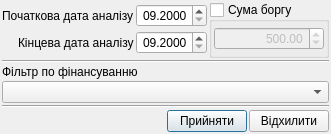
<?xml version="1.0" encoding="UTF-8"?>
<ui version="4.0">
 <class>tke_Dialog_filtr_borjnykiv_organiz</class>
 <widget class="QDialog" name="tke_Dialog_filtr_borjnykiv_organiz">
  <property name="geometry">
   <rect>
    <x>0</x>
    <y>0</y>
    <width>328</width>
    <height>134</height>
   </rect>
  </property>
  <property name="windowTitle">
   <string>Фільтр організацій боржників</string>
  </property>
  <layout class="QVBoxLayout">
   <property name="spacing">
    <number>2</number>
   </property>
   <property name="margin">
    <number>2</number>
   </property>
   <item>
    <layout class="QHBoxLayout">
     <property name="spacing">
      <number>2</number>
     </property>
     <item>
      <layout class="QGridLayout">
       <property name="spacing">
        <number>2</number>
       </property>
       <item row="0" column="0">
        <layout class="QHBoxLayout">
         <property name="spacing">
          <number>0</number>
         </property>
         <item>
          <spacer>
           <property name="orientation">
            <enum>Qt::Horizontal</enum>
           </property>
           <property name="sizeHint" stdset="0">
            <size>
             <width>40</width>
             <height>20</height>
            </size>
           </property>
          </spacer>
         </item>
         <item>
          <widget class="QLabel" name="label">
           <property name="text">
            <string>Початкова дата аналізу</string>
           </property>
          </widget>
         </item>
        </layout>
       </item>
       <item row="0" column="1">
        <widget class="QDateEdit" name="dateEditPochDate">
         <property name="alignment">
          <set>Qt::AlignRight|Qt::AlignTrailing|Qt::AlignVCenter</set>
         </property>
         <property name="maximumDate">
          <date>
           <year>2100</year>
           <month>12</month>
           <day>31</day>
          </date>
         </property>
         <property name="minimumDate">
          <date>
           <year>2000</year>
           <month>9</month>
           <day>14</day>
          </date>
         </property>
         <property name="displayFormat">
          <string>MM.yyyy</string>
         </property>
        </widget>
       </item>
       <item row="1" column="0">
        <layout class="QHBoxLayout">
         <property name="spacing">
          <number>0</number>
         </property>
         <item>
          <spacer>
           <property name="orientation">
            <enum>Qt::Horizontal</enum>
           </property>
           <property name="sizeHint" stdset="0">
            <size>
             <width>40</width>
             <height>20</height>
            </size>
           </property>
          </spacer>
         </item>
         <item>
          <widget class="QLabel" name="label_2">
           <property name="text">
            <string>Кінцева дата аналізу</string>
           </property>
          </widget>
         </item>
        </layout>
       </item>
       <item row="1" column="1">
        <widget class="QDateEdit" name="dateEditKincDate">
         <property name="alignment">
          <set>Qt::AlignRight|Qt::AlignTrailing|Qt::AlignVCenter</set>
         </property>
         <property name="maximumDate">
          <date>
           <year>2100</year>
           <month>12</month>
           <day>31</day>
          </date>
         </property>
         <property name="minimumDate">
          <date>
           <year>2000</year>
           <month>9</month>
           <day>14</day>
          </date>
         </property>
         <property name="displayFormat">
          <string>MM.yyyy</string>
         </property>
        </widget>
       </item>
      </layout>
     </item>
     <item>
      <widget class="QGroupBox" name="groupBox_borgSum">
       <property name="minimumSize">
        <size>
         <width>120</width>
         <height>0</height>
        </size>
       </property>
       <property name="title">
        <string>Сума боргу</string>
       </property>
       <property name="checkable">
        <bool>true</bool>
       </property>
       <property name="checked">
        <bool>false</bool>
       </property>
       <layout class="QHBoxLayout">
        <property name="spacing">
         <number>2</number>
        </property>
        <property name="margin">
         <number>2</number>
        </property>
        <item>
         <widget class="QDoubleSpinBox" name="doubleSpinBox_borgSum">
          <property name="alignment">
           <set>Qt::AlignRight|Qt::AlignTrailing|Qt::AlignVCenter</set>
          </property>
          <property name="maximum">
           <double>100000.000000000000000</double>
          </property>
          <property name="value">
           <double>500.000000000000000</double>
          </property>
         </widget>
        </item>
       </layout>
      </widget>
     </item>
    </layout>
   </item>
   <item>
    <widget class="Line" name="line">
     <property name="orientation">
      <enum>Qt::Horizontal</enum>
     </property>
    </widget>
   </item>
   <item>
    <widget class="QLabel" name="label_3">
     <property name="sizePolicy">
      <sizepolicy hsizetype="Fixed" vsizetype="Fixed">
       <horstretch>0</horstretch>
       <verstretch>0</verstretch>
      </sizepolicy>
     </property>
     <property name="text">
      <string>Фільтр по фінансуванню</string>
     </property>
    </widget>
   </item>
   <item>
    <widget class="QComboBox" name="comboBox_finans_from"/>
   </item>
   <item>
    <widget class="Line" name="line_2">
     <property name="orientation">
      <enum>Qt::Horizontal</enum>
     </property>
    </widget>
   </item>
   <item>
    <layout class="QHBoxLayout">
     <property name="spacing">
      <number>2</number>
     </property>
     <item>
      <spacer>
       <property name="orientation">
        <enum>Qt::Horizontal</enum>
       </property>
       <property name="sizeHint" stdset="0">
        <size>
         <width>40</width>
         <height>20</height>
        </size>
       </property>
      </spacer>
     </item>
     <item>
      <widget class="QPushButton" name="pushButton_accept">
       <property name="text">
        <string>Прийняти</string>
       </property>
       <property name="icon">
        <iconset resource="../tkeAbonent/tke/tke_rc">
         <normaloff>:/pictures/pictures/button_ok.png</normaloff>:/pictures/pictures/button_ok.png</iconset>
       </property>
       <property name="iconSize">
        <size>
         <width>12</width>
         <height>12</height>
        </size>
       </property>
      </widget>
     </item>
     <item>
      <widget class="QPushButton" name="pushButton_reject">
       <property name="text">
        <string>Відхилити</string>
       </property>
       <property name="icon">
        <iconset resource="../tkeAbonent/tke/tke_rc">
         <normaloff>:/pictures/pictures/button_cancel.png</normaloff>:/pictures/pictures/button_cancel.png</iconset>
       </property>
       <property name="iconSize">
        <size>
         <width>12</width>
         <height>12</height>
        </size>
       </property>
      </widget>
     </item>
    </layout>
   </item>
  </layout>
 </widget>
 <tabstops>
  <tabstop>dateEditPochDate</tabstop>
  <tabstop>dateEditKincDate</tabstop>
  <tabstop>comboBox_finans_from</tabstop>
  <tabstop>groupBox_borgSum</tabstop>
  <tabstop>doubleSpinBox_borgSum</tabstop>
  <tabstop>pushButton_accept</tabstop>
  <tabstop>pushButton_reject</tabstop>
 </tabstops>
 <resources>
  <include location="../tkeAbonent/tke/tke_rc"/>
  <include location="../tkeAbonent/tke/tke_rc"/>
 </resources>
 <connections/>
</ui>
